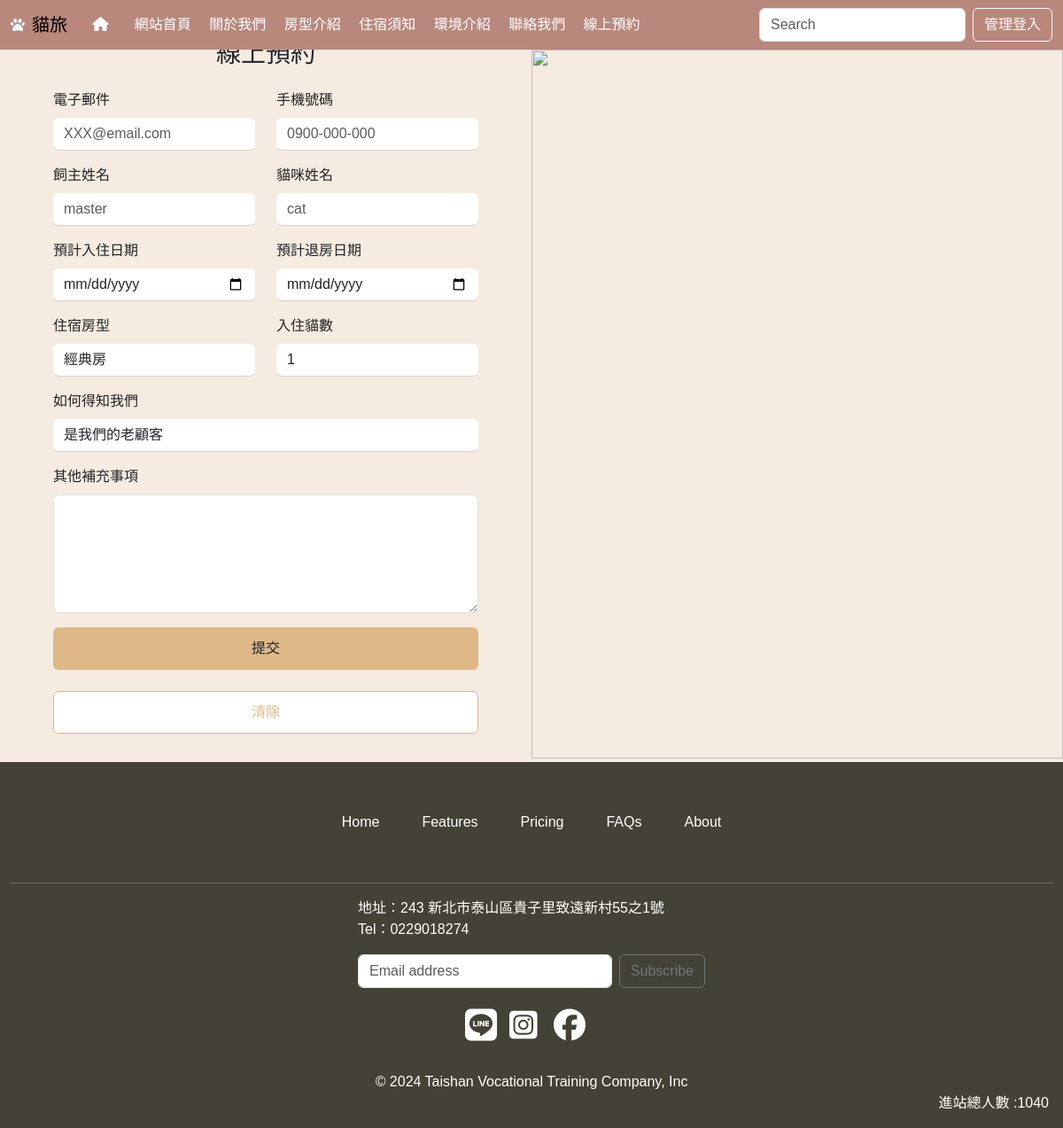
Screenshot of /book.php with the database file from the repository.
### tables this page shows
CREATE TABLE `menu` (
  `id` int(10) UNSIGNED NOT NULL,
  `text` text DEFAULT NULL,
  `href` text DEFAULT NULL,
  `sh` int(1) UNSIGNED DEFAULT NULL
);

CREATE TABLE `bottom` (
  `id` int(10) NOT NULL,
  `bottom` text DEFAULT NULL
);

CREATE TABLE `total` (
  `id` int(10) NOT NULL,
  `total` int(10) NOT NULL DEFAULT 0
);

### api/db.php (called while the page is built, shortened)
<?php
class DB
{
    protected $dsn = "mysql:host=localhost;charset=utf8;dbname=dbhw";
    protected $pdo;
    protected $table;
    public function __construct($table)
    {
        $this->table = $table;
        $this->pdo = new PDO($this->dsn, 'root', '');
    }
    function all($where = '', $other = '')
    {
        $sql = "select * from `$this->table` ";
        $sql = $this->sql_all($sql, $where, $other);
        return $this->pdo->query($sql)->fetchAll(PDO::FETCH_ASSOC);
    }
    function find($id)
    {
        $sql = "select * from `$this->table` ";
        if (is_array($id)) {
            $tmp = $this->a2s($id);
            $sql .= " where " . join(" && ", $tmp);
        } else if (is_numeric($id)) {
            $sql .= " where `id`='$id'";
        }
        $row = $this->pdo->query($sql)->fetch(PDO::FETCH_ASSOC);
        return $row;
    }
    private function a2s($array)
    {
        foreach ($array as $col => $value) {
            $tmp[] = "`$col`='$value'";
        }
        return $tmp;
    }
    private function sql_all($sql, $array, $other)
    {
        if (isset($this->table) && !empty($this->table)) {
            if (is_array($array)) {
                if (!empty($array)) {
                    $tmp = $this->a2s($array);
                    $sql .= " where " . join(" && ", $tmp);
                }
            } else {
                $sql .= " $array";
            }
            $sql .= $other;
            return $sql;
        }
    }
}
$Total = new DB('total');
$Bottom = new DB('bottom');
$Menu = new DB('menu');

### book.php (the view, shortened to what this page needs)
<?php include_once "./api/db.php";
?>
<!DOCTYPE html>
<html lang="en">
<head>
    <link rel="stylesheet" href="./plugin/css/bootstrap.css">
    <link href="./css/css.css" rel="stylesheet" type="text/css">
    <link rel="stylesheet" href="https://cdnjs.cloudflare.com/ajax/libs/font-awesome/6.4.2/css/all.min.css" />
</head>
<body>
    <nav class="navbar navbar-expand-lg sticky-top " style="background-color: #B9887D; color:aliceblue;">
        <div class="container-fluid">
            <i class="fa-solid fa-paw"></i>
            <a class="navbar-brand ms-2" href="./index.php">貓旅</a>
            <div class="collapse navbar-collapse" id="navbarSupportedContent">
                <ul class="navbar-nav me-auto mb-2 mb-lg-0">
                    <li class="nav-item">
                        <a class="nav-link active" aria-current="page" href="./index.php"><span class="my-size-big">&nbsp;<i class="fa-solid fa-house text-white "></i>&nbsp;&nbsp;
                            </span></a>
                    </li>
                    <?php
                    $mainmu = $Menu->all(['sh' => 1]);
                    foreach ($mainmu as $main) {
                    ?>
                        <li class="nav-item">
                            <a class="nav-link text-white" href="<?= $main['href']; ?>">&nbsp;<?= $main['text']; ?>
                            </a>
                        </li>
                    <?php
                    }
                    ?>
                </ul>
                <form class="d-flex" role="search">
                    <input class="form-control me-2" type="search" placeholder="Search" aria-label="Search">
                </form>
                <?php
                if (isset($_SESSION['login'])) {
                ?>
                    <button class="btn btn-outline-light p-2 m-2" onclick="lo('./api/logout.php')" type="button">登出</button>
                    <button class="my-btn btn btn-outline-light p-2" onclick="lo('./back.php')">返回管理</button>
                <?php
                } else {
                ?>
                    <button class="my-btn btn btn-outline-light" onclick="lo('./front/login.php')">管理登入</button>
                <?php
                }
                ?>
            </div>
        </div>
    </nav>
    <div class="container-fluid">
        <div class="row">
            <div class="col-12 col-sm-6 col-lg-6 book-box pb-5 justify-content-center d-flex flex-column align-items-centers">
                <div class="row mt-5 mb-5  book p-5">
                    <form class="" method="post" action="./api/check.php">
                        <h3 class="text-center mt-5 pb-3">線上預約</h3>
                        <div class="row ">
                            <div class="col mb-3">
                                <label for="formGroupExampleInput" class="form-label">電子郵件</label>
                                <input required name="email" style="border: none; border-bottom: 1px solid lightgray;" type="email" class="form-control" id="formGroupExampleInput" placeholder="XXX@email.com">
                            </div>
                            <div class="col mb-3">
                                <label for="formGroupExampleInput2" class="form-label">手機號碼</label>
                                <input required name="phone" style="border: none; border-bottom: 1px solid lightgray;" type="text" class="form-control" id="formGroupExampleInput2" placeholder="0900-000-000">
                            </div>
                        </div>
                        <div class="row">
                            <div class="col mb-3">
                                <label for="formGroupExampleInput3" class="form-label">飼主姓名</label>
                                <input required name="name" style="border: none; border-bottom: 1px solid lightgray;" type="text" class="form-control" id="formGroupExampleInput3" placeholder="master">
                            </div>
                            <div class="col mb-3">
                                <label for="formGroupExampleInput4" class="form-label">貓咪姓名</label>
                                <input required name="catname" style="border: none; border-bottom: 1px solid lightgray;" type="text" class="form-control" id="formGroupExampleInput4" placeholder="cat">
                            </div>
                        </div>
                        <div class="row">
                            <div class="col mb-3">
                                <label for="formGroupExampleInput5" class="form-label">預計入住日期</label>
                                <input required name="datein" style="border: none; border-bottom: 1px solid lightgray;" type="date" class="form-control" id="formGroupExampleInput5" placeholder="Another input placeholder">
                            </div>
                            <div class="col mb-3">
                                <label for="formGroupExampleInput6" class="form-label">預計退房日期</label>
                                <input required name="dateout" style="border: none; border-bottom: 1px solid lightgray;" type="date" class="form-control" id="formGroupExampleInput6" placeholder="Another input placeholder">
                            </div>
                        </div>
                        <div class="row">
                            <div class="col mb-3">
                                <label for="formGroupExampleInput7" class="form-label">住宿房型</label>
                                <select name="room" id="formGroupExampleInput7" class="form-control" style="border: none; border-bottom: 1px solid lightgray;">
                                    <option value="經典房">經典房</option>
                                </select>
                            </div>
                            <div class="col mb-3">
                                <label for="formGroupExampleInput8" class="form-label">入住貓數</label>
                                <select name="catnum" id="formGroupExampleInput8" class="form-control" style="border: none; border-bottom: 1px solid lightgray;">
                                    <option value="1">1</option>
                                </select>
                            </div>
                        </div>
                        <div class="row">
                            <div class="col mb-3">
                                <label for="formGroupExampleInput9" class="form-label">如何得知我們</label>
                                <select name="know" id="formGroupExampleInput9" class="form-control" style="border: none; border-bottom: 1px solid lightgray;">
                                    <option value="是我們的老顧客">是我們的老顧客</option>
                                </select>
                            </div>
                        </div>
                        <div class="row">
                            <div class="col mb-3">
                                <label for="formGroupExampleInput10" class="form-label">其他補充事項</label><br>
                                <textarea name="other" id="formGroupExampleInput10" cols="60" rows="5" class="form-control"></textarea>
                            </div>
                        </div>
                        <input type="submit" value="提交" class="my-btn-login btn mb-4"></input>
                        <input type="reset" value="清除" class="my-login-reset btn  mb-4"></p>
                    </form>
                </div>
            </div>
            <div class="col-12 col-sm-6 book-box px-0">
                <img class="book-img" src="https://images.unsplash.com/photo-1683000789824-b7529dcb26a0?q=80&w=1974&auto=format&fit=crop&ixlib=rb-4.0.3&ixid=M3wxMjA3fDB8MHxwaG90by1wYWdlfHx8fGVufDB8fHx8fA%3D%3D" alt="">
            </div>
        </div>
    </div>
    <div class="container-fluid my-footer">
        <div class="row">
            <footer class="col">
                <ul class="mx-auto col-12 col-sm-8 col-lg-6  nav justify-content-center  mb-5 mt-5">
                    <li class="nav-item"><a href="./index.php" class="nav-link px-4 text-white">Home</a></li>
                    <li class="nav-item"><a href="./index.php#item-4-img" class="nav-link px-4 text-white">Features</a></li>
                    <li class="nav-item"><a href="./index.php#item-2-room" class="nav-link px-4 text-white">Pricing</a></li>
                    <li class="nav-item"><a href="./index.php#item-5-news" class="nav-link px-4 text-white">FAQs</a></li>
                    <li class="nav-item"><a href="./index.php#item-3-contact" class="nav-link px-4 text-white">About</a></li>
                </ul>
                <hr>
                <div class="col-12 col-sm-4  mx-auto">
                    <p class=" text-white"><?= $Bottom->find(2)['bottom']; ?><br><?= $Bottom->find(3)['bottom']; ?></p>
                </div>
                <div class="mx-auto col-12 col-sm-4 d-flex flex-column flex-sm-row w-10 gap-2">
                    <input id="newsletter1" type="text" class="form-control" placeholder="Email address">
                    <button class="btn btn-outline-secondary" type="button">Subscribe</button>
                </div>
                <ul class="mx-auto col-12 col-sm-4 nav justify-content-center  pb-3 mt-4">
                    <li><a style="color:white" href="#"><i style="font-size:36px;  width:50px; height:24px;" class="fa-brands fa-line"></i></a></li>
                    <li><a style="color:white" href="#"><i style="font-size:36px;  width:50px; height:24px;" class="fa-brands fa-square-instagram"></i></a></li>
                    <li><a style="color:white" href="#"><i style="font-size:36px;  width:50px; height:24px;" class="fa-brands fa-facebook"></i></a></li>
                </ul>
            </footer>
            <footer class="container bg-dark.bg-gradient p-3">
                <div class="row">
                    <div class="col-12 mx-auto d-flex justify-content-between">
                        <div class="col-12 text-center text-white">&copy; <?= $Bottom->find(1)['bottom']; ?>
                        </div>
                    </div>
                </div>
                <div class="row">
                    <div class="col-12 text-end mx-auto">
                        進站總人數 :<?= $Total->find(1)['total']; ?>
                    </div>
                </div>
            </footer>
        </div>
    </div>
</body>
</html>

### css/css.css (style rules this page uses)
body { padding: 0px !important; margin: 0px !important; box-sizing: border-box !important; font-family: 'Noto Sans TC', sans-serif !important; font-size: 16px !important; background-color: #f5ebe0 !important; position: relative; }
.my-footer { left: 0px; bottom: 0px; position: relative; background: rgb(68, 65, 54); margin-top: 4px; display: block; color: #ffffff !important; }
a { text-decoration: none; }
.login-img, .book-img { width: 100%; height: 100%; }
.my-btn-login { width: 100%; background-color: burlywood; border: 0; height: 6vh; }
.my-login-reset { width: 100%; height: 6vh; background-color: white !important; color: burlywood !important; border: 1px solid burlywood !important; }
.book-box { position: relative; height: 100vh; }
.book-box, .buycart-box { position: relative; }

### rows the page displays
menu: text "網站首頁"
menu: text "關於我們"
menu: text "房型介紹"
menu: text "住宿須知"
menu: text "環境介紹"
menu: text "聯絡我們"
menu: text "線上預約"
bottom: bottom "地址：243 新北市泰山區貴子里致遠新村55之1號"
bottom: bottom "Tel：0229018274"
bottom: bottom "2024 Taishan Vocational Training Company, Inc"
total: total "1040"
